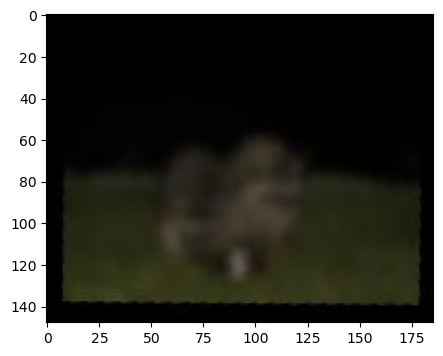
#> input picture 0811/lab3-main/test_fixed.png, 443 x 356 px
$ jupyter execute lab_3.ipynb
#> lines starting #> are read from the running program, lines starting #| are printed output that depends on the picture; after the words box and inside, x2 and y2 are one past the last pixel; in counts of white or black regions, pixels touching at a corner belong together
[cell 1]
import numpy as np
import cv2  as cv
import matplotlib.pyplot as plt

[cell 2]
image = cv.imread('test_fixed.png')
#> image is the input picture: shape (356, 443, 3); mean B, G, R 67.8, 73.6, 73.6

[cell 3]
plt.imshow(image)

## Преобразование из brg в rgb

[cell 4]
#Преобразуем изображение в rgb
rgb_image = cv.cvtColor(image, cv.COLOR_BGR2RGB)
plt.imshow(rgb_image)

## Применение матрицы сдвига в направление оси X

[cell 5]
(h, w, d) = rgb_image.shape
#> h = 356; w = 443; d = 3

M = np.float32([ [1, 0.5, 0],
               [0, 1, 0],
              [0, 0  , 1] ])
warped = cv.warpPerspective(rgb_image,M,(w,h))
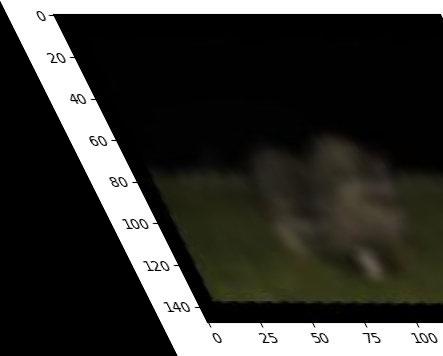
#> warped: shape (356, 443, 3); mean R, G, B 57.3, 57.1, 53
plt.imshow(warped)

## Кадрирование изображение (избавление от черного фона)

[cell 6]
gray_image = cv.cvtColor(warped,cv.COLOR_RGB2GRAY)
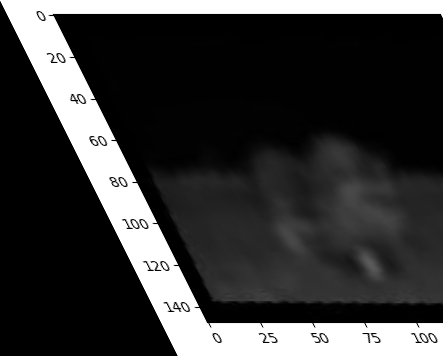
#> gray_image: shape (356, 443); min 0, max 255, mean 56.7

plt.imshow(gray_image, cmap='gray', vmin = 0, vmax = 255)

[cell 7]
# Преобразование в двоичный формат
_,thresh = cv.threshold(gray_image,30,255,cv.THRESH_BINARY)
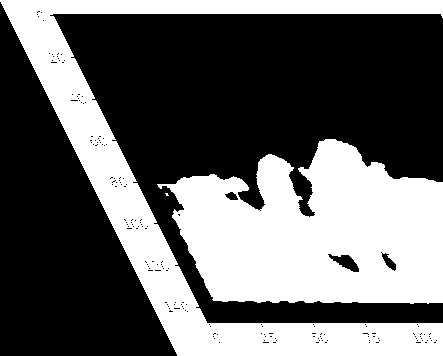
#> thresh: shape (356, 443); 39.6% white; 3 white regions (1 under 20 px)

#Поиск конутра
contours,hierarchy = cv.findContours(thresh,cv.RETR_EXTERNAL,cv.CHAIN_APPROX_SIMPLE)
#> contours = 3 contours, 1 with area under 20; largest, box (x1, y1, x2, y2) and area: (157, 139, 443, 304) 33094, (0, 0, 443, 356) 28490
cnt = contours[0]
#> cnt = [[165, 193], [166, 194], [166, 195], [168, 195], [167, 194], [167, 193]]

#Кадрирование
x,y,w,h= cv.boundingRect(cnt)
#> x = 165; y = 193; w = 4; h = 3
croped_image = warped[y:y+h,x:x+w]
cv.imwrite("test_fixed1.png", croped_image)

plt.imshow(croped_image)
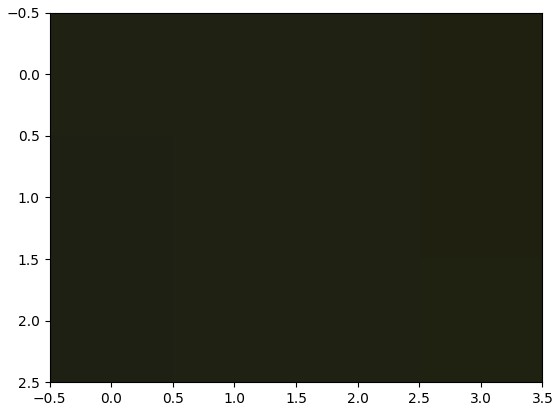
#> figure drawn by matplotlib, 1 panel

[cell 8]
histSize = [256]
range = [0, 256]


def plot_rgb_hist(image, histSize, range):
    histSize = [256]
    range = [0, 256]
    for i, col in enumerate(['b', 'g', 'r']):
        hist = cv.calcHist([image], [i], None, histSize, range)
        plt.plot(hist, color=col)
        plt.xlim(range)

[cell 9]
croped_image
clahe = cv.createCLAHE(clipLimit=2.0, tileGridSize=(8, 8))

rgb_result_image = np.empty(np.shape(croped_image), np.uint8)
rgb_result_image[:, :, 1] = clahe.apply(croped_image[:, :, 1])
rgb_result_image[:, :, 2] = clahe.apply(croped_image[:, :, 2])
rgb_result_image[:, :, 0] =clahe.apply(croped_image[:, :, 0])


gs = plt.GridSpec(2, 2)
plt.figure(figsize=(10, 8))
plt.subplot(gs[0])
plt.imshow(croped_image)
plt.subplot(gs[1])
plt.imshow(rgb_result_image)
plt.subplot(gs[2])
plot_rgb_hist(croped_image, histSize, range)
plt.subplot(gs[3])
plot_rgb_hist(rgb_result_image, histSize, range)

cv.imwrite("rgb_result_image.jpg", rgb_result_image)
plt.show()
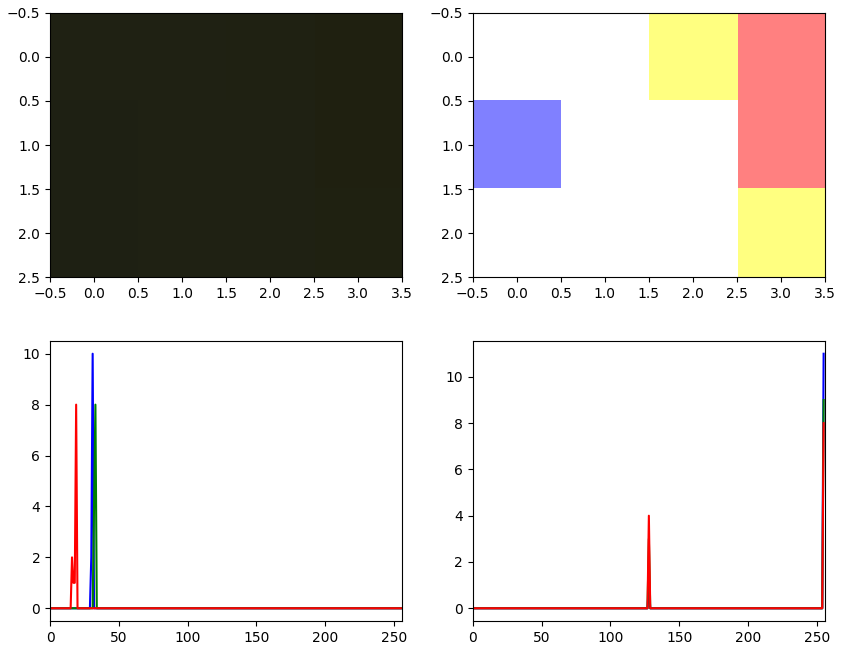
#> figure drawn by matplotlib, 4 panels; panel 3: curve peaks at x = 31, y = 10; panel 3: curve peaks at x = 33, y = 8; panel 3: curve peaks at x = 19, y = 8; panel 4: curve peaks at x = 255, y = 11

# Улучшение изображения

[cell 10]
kernel1 = np.asarray([[-1, -1, -1], [-1, 9, -1], [-1, -1, -1]])
filtered_image = cv.filter2D(rgb_result_image, -1, kernel1)

gs = plt.GridSpec(1, 2)
plt.figure(figsize=(10, 8))
plt.subplot(gs[0])
plt.imshow(rgb_result_image)
plt.subplot(gs[1])
plt.imshow(filtered_image)

plt.show()
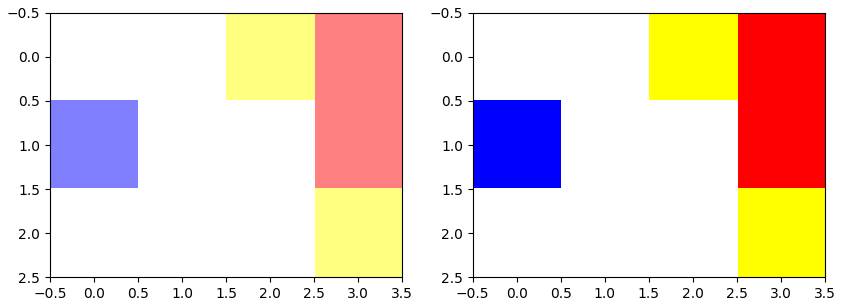
#> figure drawn by matplotlib, 2 panels
cv.imwrite("result_image.jpg", filtered_image)
#> Out = True

$ run again, with 0811/lab3-main/hal.jpg saved as 0811/lab3-main/test_fixed.png
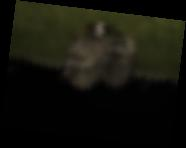
#> input picture 0811/lab3-main/hal.jpg, 186 x 148 px
#> image is the input picture: shape (148, 186, 3); mean B, G, R 11.5, 19.1, 19.1
#> `_,thresh = cv.threshold(gray_image,30,255,cv.THRESH_BINARY)`:
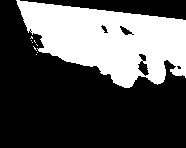
#> thresh: shape (148, 186); 33.1% white; 9 white regions (8 under 20 px)
#> contours = 9 contours, 8 with area under 20; largest, box (x1, y1, x2, y2) and area: (16, 0, 186, 88) 9059
#> cnt = [[36, 54]]
#> `x,y,w,h= cv.boundingRect(cnt)`: x = 36; y = 54; w = 1
#> croped_image = [[31, 32, 24]]
#> `plt.show()`:
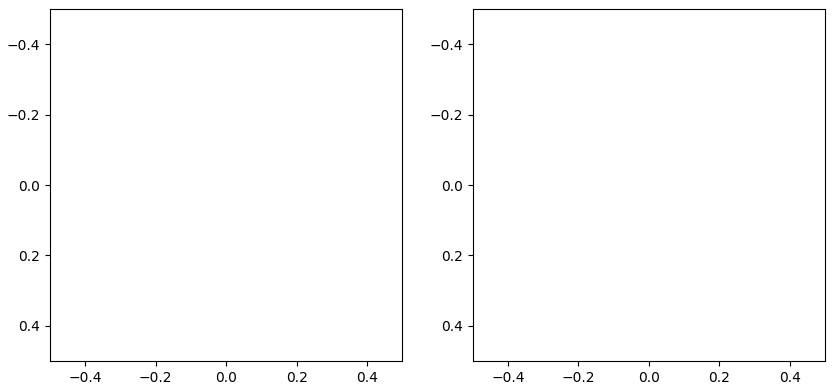
#> figure drawn by matplotlib, 2 panels
